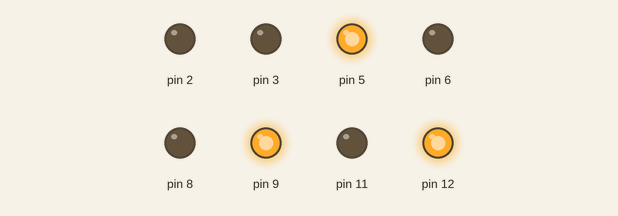
This sketch was run on a simulated Arduino Uno, built with avr-gcc and run on an emulated ATmega328P. Parts: output pins drawn as LEDs (lit = HIGH).

Above: at 0.5 s.
At 3.0 s:
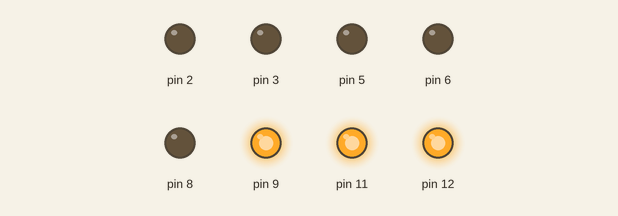
At 5.0 s:
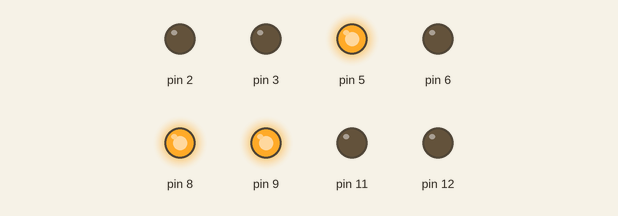
At 8.5 s:
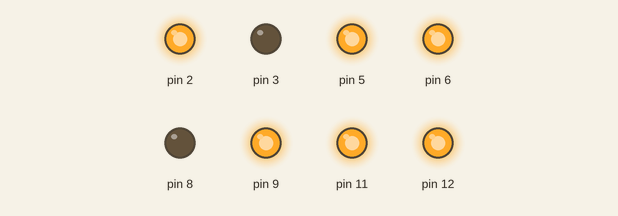
At 11.5 s:
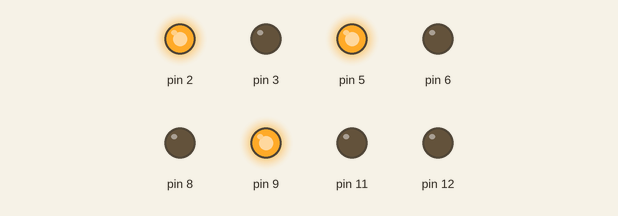
At 16.5 s:
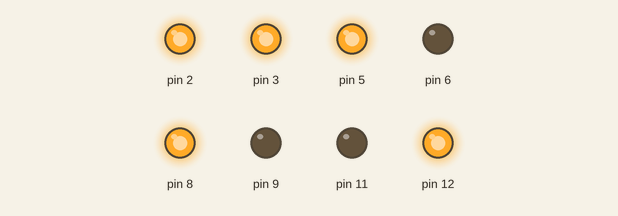
Timing chart, 0 to 20.7 s (numbered marks = the images above):
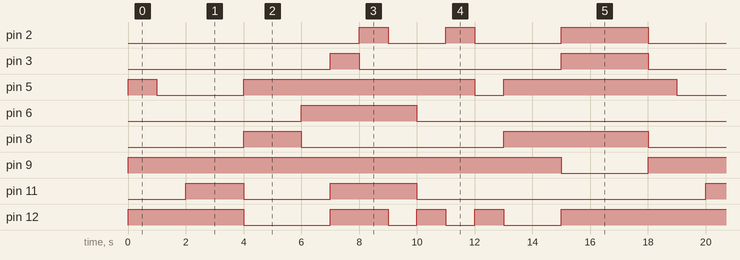

The sketch:

happybday.ino
```cpp
void setup() {
  // initialize the digital pin as an output.
  pinMode(3, OUTPUT);
  pinMode(2, OUTPUT);
  pinMode(5, OUTPUT);
  pinMode(6, OUTPUT);
  pinMode(8, OUTPUT);
  pinMode(9, OUTPUT);
  pinMode(11, OUTPUT);
  pinMode(12, OUTPUT);
}

// the loop routine runs over and over again forever:
void loop() {
  digitalWrite(3, LOW);   //H
  digitalWrite(2, LOW);
  digitalWrite(5, HIGH);
  digitalWrite(6, LOW);
  digitalWrite(8, LOW);
  digitalWrite(9, HIGH);
  digitalWrite(11, LOW);
  digitalWrite(12, HIGH);
delay(1000);
  digitalWrite(3, LOW);   //A
  digitalWrite(2, LOW);
  digitalWrite(5, LOW);
  digitalWrite(6, LOW);
  digitalWrite(8, LOW);
  digitalWrite(9, HIGH);
  digitalWrite(11, LOW);
  digitalWrite(12, HIGH);
delay(1000);
  digitalWrite(3, LOW);   //P
  digitalWrite(2, LOW);
  digitalWrite(5, LOW);
  digitalWrite(6, LOW);
  digitalWrite(8, LOW);
  digitalWrite(9, HIGH);
  digitalWrite(11, HIGH);
  digitalWrite(12, HIGH);
delay(1000);
  digitalWrite(3, LOW);   //P
  digitalWrite(2, LOW);
  digitalWrite(5, LOW);
  digitalWrite(6, LOW);
  digitalWrite(8, LOW);
  digitalWrite(9, HIGH);
  digitalWrite(11, HIGH);
  digitalWrite(12, HIGH);
delay(1000);
  digitalWrite(3, LOW);   //Y
  digitalWrite(2, LOW);
  digitalWrite(5, HIGH);
  digitalWrite(6, LOW);
  digitalWrite(8, HIGH);
  digitalWrite(9, HIGH);
  digitalWrite(11, LOW);
  digitalWrite(12, LOW);
delay(2000);
  digitalWrite(3, LOW);   //B
  digitalWrite(2, LOW);
  digitalWrite(5, HIGH);
  digitalWrite(6, HIGH);
  digitalWrite(8, LOW);
  digitalWrite(9, HIGH);
  digitalWrite(11, LOW);
  digitalWrite(12, LOW);
delay(1000);
  digitalWrite(3, HIGH);   //I
  digitalWrite(2, LOW);
  digitalWrite(5, HIGH);
  digitalWrite(6, HIGH);
  digitalWrite(8, LOW);
  digitalWrite(9, HIGH);
  digitalWrite(11, HIGH);
  digitalWrite(12, HIGH);
delay(1000);
  digitalWrite(3, LOW);   //R
  digitalWrite(2, HIGH);
  digitalWrite(5, HIGH);
  digitalWrite(6, HIGH);
  digitalWrite(8, LOW);
  digitalWrite(9, HIGH);
  digitalWrite(11, HIGH);
  digitalWrite(12, HIGH);
delay(1000);
  digitalWrite(3, LOW);   //T
  digitalWrite(2, LOW);
  digitalWrite(5, HIGH);
  digitalWrite(6, HIGH);
  digitalWrite(8, LOW);
  digitalWrite(9, HIGH);
  digitalWrite(11, HIGH);
  digitalWrite(12, LOW);
delay(1000);
  digitalWrite(3, LOW);   //H
  digitalWrite(2, LOW);
  digitalWrite(5, HIGH);
  digitalWrite(6, LOW);
  digitalWrite(8, LOW);
  digitalWrite(9, HIGH);
  digitalWrite(11, LOW);
  digitalWrite(12, HIGH);
delay(1000);
  digitalWrite(3, LOW);   //D
  digitalWrite(2, HIGH);
  digitalWrite(5, HIGH);
  digitalWrite(6, LOW);
  digitalWrite(8, LOW);
  digitalWrite(9, HIGH);
  digitalWrite(11, LOW);
  digitalWrite(12, LOW);
delay(1000);
  digitalWrite(3, LOW);   //A
  digitalWrite(2, LOW);
  digitalWrite(5, LOW);
  digitalWrite(6, LOW);
  digitalWrite(8, LOW);
  digitalWrite(9, HIGH);
  digitalWrite(11, LOW);
  digitalWrite(12, HIGH);
delay(1000);
  digitalWrite(3, LOW);   //Y
  digitalWrite(2, LOW);
  digitalWrite(5, HIGH);
  digitalWrite(6, LOW);
  digitalWrite(8, HIGH);
  digitalWrite(9, HIGH);
  digitalWrite(11, LOW);
  digitalWrite(12, LOW);
delay(2000);
  digitalWrite(3, HIGH);   //!
  digitalWrite(2, HIGH);
  digitalWrite(5, HIGH);
  digitalWrite(6, LOW);
  digitalWrite(8, HIGH);
  digitalWrite(9, LOW);
  digitalWrite(11, LOW);
  digitalWrite(12, HIGH);
delay(3000);
}
```

Measured:
- by itself, pin 2: LOW → HIGH at 8.0 s, → LOW 1.0 s later, → HIGH 2.0 s later, → LOW 1.0 s later, … (12 changes in this stretch)
- by itself, pin 3: LOW → HIGH at 7.0 s, → LOW 1.0 s later, → HIGH 7.0 s later, → LOW 3.0 s later, … (8 changes in this stretch)
- by itself, pin 5: repeats every 18.0 s: LOW 3.0 s, HIGH 8.0 s, LOW 1.0 s, HIGH 6.0 s
- by itself, pin 6: alternates HIGH for 4.0 s and LOW for 14.0 s
- by itself, pin 8: LOW → HIGH at 4.0 s, → LOW 2.0 s later, → HIGH 7.0 s later, → LOW 5.0 s later, … (8 changes in this stretch)
- by itself, pin 9: alternates HIGH for 15.0 s and LOW for 3.0 s
- by itself, pin 11: LOW → HIGH at 2.0 s, → LOW 2.0 s later, → HIGH 3.0 s later, → LOW 3.0 s later, … (9 changes in this stretch)
- by itself, pin 12: LOW → HIGH at 0.00 s, → LOW 4.0 s later, → HIGH 3.0 s later, → LOW 2.0 s later, … (17 changes in this stretch)
